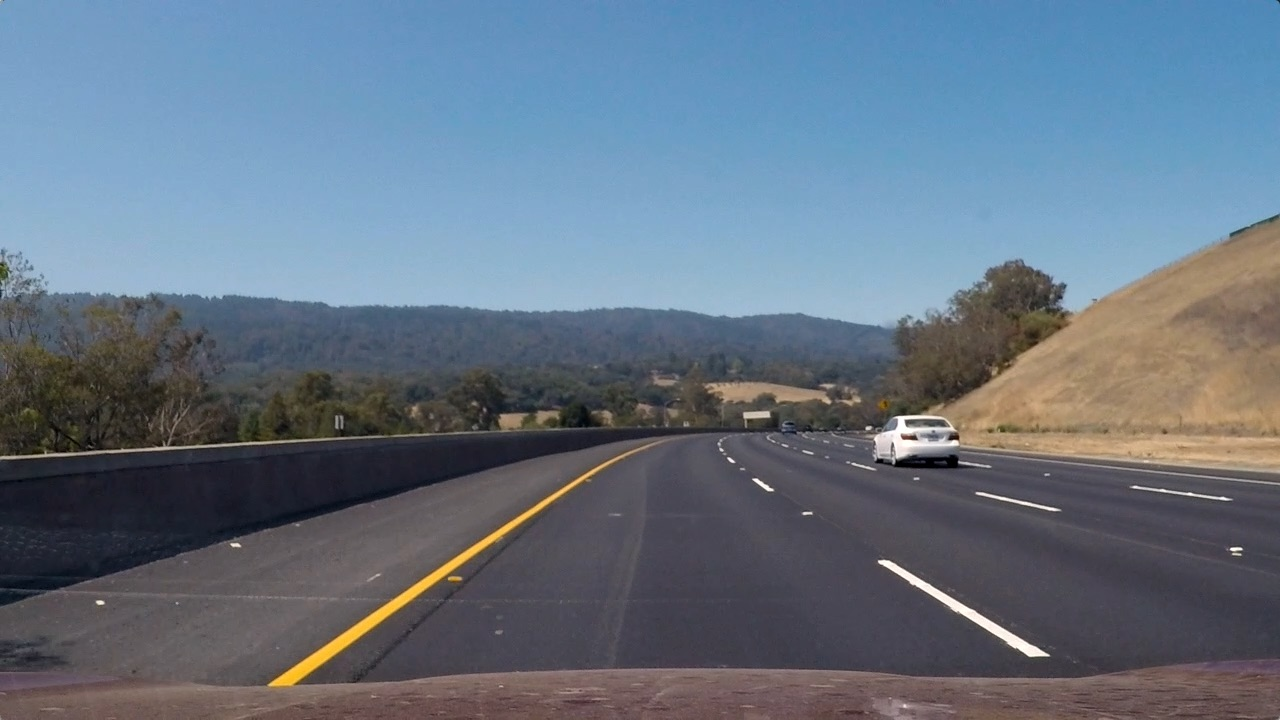
#> input picture images/test/test3.jpg, 1280 x 720 px
$ python pipeline.py   (older library calls are emulated)
#> lines starting #> are read from the running program, lines starting #| are printed output that depends on the picture; after the words box and inside, x2 and y2 are one past the last pixel; in counts of white or black regions, pixels touching at a corner belong together
#> (reads calibration.pkl from the repository)
### image_helper.py
import cv2
import matplotlib.image as mpimg

def rgb_image(filepath):
    """Load an image as RGB"""
#> called with filepath = 'images/test/test3.jpg'
    return mpimg.imread(filepath)
#> returned value is the input picture: shape (720, 1280, 3); mean R, G, B 101.1, 115.3, 130.7

def rgb_to_gray(img):
    """Convert an RGB image to Grayscale"""
    return cv2.cvtColor(img, cv2.COLOR_RGB2GRAY)

def rgb_to_hls(img):
    """Convert an RGB image to HLS"""
    return cv2.cvtColor(img, cv2.COLOR_RGB2HLS)

### distortion.py
from calibrate import load_calibration_data
import cv2
import pickle

class Distortion:
    def __init__(self, calibration_data_filepath):
        self.load_calibration_data(calibration_data_filepath)

    def load_calibration_data(self, filepath):
        self.mtx, self.dist = load_calibration_data(filepath)

    def undistort(self, img):
        return cv2.undistort(img, self.mtx, self.dist, None, self.mtx)

### transform.py
import cv2
import numpy as np

default_src_points = np.float32([[585.714, 456.34],
                                 [699.041, 456.34],
                                 [1029.17, 667.617],
                                 [290.454, 667.617]])

default_dst_points  = np.float32([[300, 70],
                                  [1000, 70],
                                  [1000, 600],
                                  [300, 600]])

class TopDownTransform:
    def __init__(self, src_points=default_src_points, dst_points=default_dst_points):
        self.src_points = src_points
        self.dst_points = dst_points

    def transform_matrix(self):
        return cv2.getPerspectiveTransform(self.src_points, self.dst_points)

    def inverse_transform_matrix(self):
        return cv2.getPerspectiveTransform(self.dst_points, self.src_points)

    def transform_to_top_down(self, img):
        return cv2.warpPerspective(img, self.transform_matrix(), img.shape[1::-1])

    def transform_from_top_down(self, img, size_img):
        return cv2.warpPerspective(img, self.inverse_transform_matrix(), size_img.shape[1::-1])

### thresholding.py
from distortion import Distortion
from image_helper import rgb_to_gray, rgb_to_hls, rgb_image
from transform import TopDownTransform
import cv2
import matplotlib.pyplot as plt
import numpy as np
import thresholding

def abs_sobel_thresh(img, orient='x', sobel_kernel=3, thresh=(0, 255)):
    thresh_min, thresh_max = thresh

    # Convert to grayscale
    gray = rgb_to_gray(img)

    # Take the derivative in x or y given orient = 'x' or 'y'
    if orient == 'x':
        sobel = cv2.Sobel(gray, cv2.CV_64F, 1, 0)
    elif orient == 'y':
        sobel = cv2.Sobel(gray, cv2.CV_64F, 0, 1)

    # Take the absolute value of the derivative or gradient
    sobel = np.absolute(sobel)

    # Scale to 8-bit (0 - 255) then convert to type = np.uint8
    sobel = np.uint8(255 * sobel / np.max(sobel))

    # Create a mask of 1's where the scaled gradient magnitude
    # is > thresh_min and < thresh_max
    binary_output = np.zeros_like(sobel)
    binary_output[(sobel >= thresh_min) & (sobel <= thresh_max)] = 1

    # Return this mask as your binary_output image
    return binary_output

# [42 lines left out: functions mag_thresh, dir_thresh, not called in this run]

def saturation_thresh(img, thresh=(0, 255)):
    # Convert to HLS colorspace
    hls = rgb_to_hls(img)

    # Use only the saturation channel
    S = hls[:,:,2]

    # Create a binary mask where saturation thresholds are met
    binary_output = np.zeros_like(S)
    binary_output[((S > thresh[0]) & (S < thresh[1]))] = 1

    return binary_output

def red_thresh(img, thresh=(0, 255)):
    # Use only the red color channel
    R = img[:,:,0]

    # Create a binary mask where the red thresholds are met
    binary_output = np.zeros_like(R)
    binary_output[((R > thresh[0]) & (R < thresh[1]))] = 1

    return binary_output

def pipeline(img):
    # Choose a Sobel kernel size
    ksize = 17 # Choose a larger odd number to smooth gradient measurements

    # Apply each of the thresholding functions
    gradx = abs_sobel_thresh(img, orient='x', sobel_kernel=ksize, thresh=(15, 100))
    saturation = saturation_thresh(img, thresh=(120, 255))
    reds = red_thresh(img, thresh=(180, 255))

    combined = np.zeros_like(saturation)
    combined[((reds == 1) | (saturation == 1)) | (gradx == 1)] = 1

    return combined

# [15 lines that do not run on import are left out]

### detection.py
# Note:
# The following code is heavily inspired from the code in the "Finding Lane
# Lines" lesson

from distortion import Distortion
from image_helper import rgb_image
from transform import TopDownTransform
from lane import Lane
from lanes import Lanes
import cv2
import numpy as np
import thresholding
import matplotlib.pyplot as plt

def detect_lane_lines(image, last_lanes=None):
    if(last_lanes is None):
        return full_detect_lane_lines(image )
    else:
        return quick_detect_lane_lines(image, last_lanes)

# [25 lines left out: function quick_detect_lane_lines, not called in this run]

def full_detect_lane_lines(image):
    # Settings
    window_margin = 100          # This will be +/- on left and right sides of the window
    min_pixels_to_recenter = 50  # Minimum number of pixels before recentering the window
    num_windows = 9              # Number of sliding windows

    image_height, image_width = image.shape

    # Incoming image should already be  undistorted, transformed top-down, and
    # passed through thresholding. Takes histogram of lower half of the image.
    histogram = np.sum(image[image_height//2:,:], axis=0)

    # Placeholder for the image to be returned
    out_image = np.dstack((image, image, image))*255

    # Find peaks on left and right halves of the image
    midpoint = image_width//2
    base_left_x = np.argmax(histogram[:midpoint])
    base_right_x = np.argmax(histogram[midpoint:]) + midpoint

    # Set height of windows based on num_windows
    window_height = image_height//num_windows

    # Get points of non-zero pixels in image
    nonzero = image.nonzero()
    nonzero_x, nonzero_y = np.array(nonzero[1]), np.array(nonzero[0])

    # Initialize current position, will be updated in each window
    current_left_x = base_left_x
    current_right_x = base_right_x

    # This is where the lane indices will be stored
    left_lane_indices = []
    right_lane_indices = []

    for window in range(num_windows):
        # Get the window boundaries
        window_y_low = image_height - (window + 1) * window_height
        window_y_high = image_height - window * window_height

        window_left_x_low = current_left_x - window_margin
        window_left_x_high = current_left_x + window_margin

        window_right_x_low = current_right_x - window_margin
        window_right_x_high = current_right_x + window_margin

        # Draw the windows on the visualization image
        cv2.rectangle(out_image, (window_left_x_low, window_y_low), (window_left_x_high, window_y_high), (0, 255, 0), 2)
        cv2.rectangle(out_image, (window_right_x_low, window_y_low), (window_right_x_high, window_y_high), (0, 255, 0), 2)

        # Identify the non-zero points within the window
        good_left_indices = ((nonzero_y >= window_y_low) &
                             (nonzero_y < window_y_high) &
                             (nonzero_x >= window_left_x_low) &
                             (nonzero_x < window_left_x_high)).nonzero()[0]

        good_right_indices = ((nonzero_y >= window_y_low) &
                              (nonzero_y < window_y_high) &
                              (nonzero_x >= window_right_x_low) &
                              (nonzero_x < window_right_x_high)).nonzero()[0]

        # Append the indices to the list
        left_lane_indices.append(good_left_indices)
        right_lane_indices.append(good_right_indices)

        if(len(good_left_indices) > min_pixels_to_recenter):
            current_left_x = np.int(np.mean(nonzero_x[good_left_indices]))

        if(len(good_right_indices) > min_pixels_to_recenter):
            current_right_x = np.int(np.mean(nonzero_x[good_right_indices]))

    # Concatenate indices so it becomes a flat array
    left_lane_indices = np.concatenate(left_lane_indices)
    right_lane_indices = np.concatenate(right_lane_indices)

    # Extract the land right lane pixels
    left_x, left_y = nonzero_x[left_lane_indices], nonzero_y[left_lane_indices]
    right_x, right_y = nonzero_x[right_lane_indices], nonzero_y[right_lane_indices]

    left = Lane(left_x, left_y)
    right = Lane(right_x, right_y)

    return Lanes(left, right), out_image

# [11 lines that do not run on import are left out]

### lane.py
from cached_property import cached_property
import numpy as np

X_METER_PER_PIXEL = 3.7/700
Y_METER_PER_PIXEL = 30/720

class PixelCalculations:
    def __init__(self, xs, ys):
        self.xs = xs
        self.ys = ys

        self.__fit = None
        self.__p = None
        self.__p1 = None
        self.__p2 = None

    @cached_property
    def fit(self):
        return np.polyfit(self.ys, self.xs, 2)

    @cached_property
    def p(self):
        return np.poly1d(self.fit)

    @cached_property
    def p1(self):
        """first derivative"""
        return np.polyder(self.p)

    @cached_property
    def p2(self):
        """second derivative"""
        return np.polyder(self.p, 2)

    def curvature(self, y):
        """returns the curvature of the of the lane in meters"""
        return ((1 + (self.p1(y)**2))**1.5) / np.absolute(self.p2(y))

class MeterCalculations(PixelCalculations):
    def __init__(self, xs, ys):
        PixelCalculations.__init__(self, xs * X_METER_PER_PIXEL, ys * Y_METER_PER_PIXEL)

    def curvature(self, y):
        """returns the curvature of the of the lane in meters"""
        return PixelCalculations.curvature(self, y * Y_METER_PER_PIXEL)

class Lane:
    def __init__(self, xs, ys):
        self.xs = xs
        self.ys = ys
        self.pixels = PixelCalculations(xs, ys)
        self.meters = MeterCalculations(xs, ys)

### lanes.py
import numpy as np

X_METER_PER_PIXEL = 3.7/700
Y_METER_PER_PIXEL = 30/720

to_meters = np.array([[X_METER_PER_PIXEL, 0],
                      [0, Y_METER_PER_PIXEL]])

def in_meters(point):
    return np.dot(point, to_meters)

class Lanes:
    def __init__(self, left, right):
        self.left = left
        self.right = right

    def distance_from_center(self, center):
        center = in_meters(center)
        center_x, center_y = center

        right_x = self.right.meters.p(center_y)
        left_x = self.left.meters.p(center_y)

        return ((right_x + left_x)/2 - center_x)

    def lane_distance(self, y):
        _, y = in_meters((0, y))
        return (self.right.meters.p(y) - self.left.meters.p(y))

    def lanes_parallel(self, height, samples=50):
        distance_per_sample = height // samples
        distances = []
        for y in range(0, height, distance_per_sample):
            distances.append(self.lane_distance(y))

        std2 = 2*np.std(distances)
        mean = np.mean(distances)
        arr = np.array(distances)

        return len(arr[(arr > (mean + std2)) | (arr < (mean - std2))]) == 0

### cached_property.py
# A Python decoractor for memoizing/caching a property
# Reference: http://stackoverflow.com/a/4037979/107797
class cached_property(object):
    """
    Descriptor (non-data) for building an attribute on-demand on first use.
    """
    def __init__(self, factory):
        """
        <factory> is called such: factory(instance) to build the attribute.
        """
        self._attr_name = factory.__name__
        self._factory = factory

    def __get__(self, instance, owner):
        # Build the attribute.
        attr = self._factory(instance)

        # Cache the value; hide ourselves.
        setattr(instance, self._attr_name, attr)

        return attr

### overlay.py
from PIL import Image
from PIL import ImageDraw
from PIL import ImageFont
from detection import detect_lane_lines
from distortion import Distortion
from image_helper import rgb_image
from transform import TopDownTransform
from lane import Lane
import cv2
import glob
import numpy as np
import thresholding
import matplotlib.pyplot as plt

def overlay_text(image, text, pos=(0, 0), color=(255, 255, 255)):
    image = Image.fromarray(image)
    draw = ImageDraw.Draw(image)
    font = ImageFont.truetype("./fonts/liberation-sans.ttf", 64)
    draw.text(pos, text, color, font=font)
    image = np.asarray(image)

    return image

def overlay_lane(image, left_fit, right_fit, transform):
    left_ys = np.linspace(0, 100, num=101) * 7.2
    left_xs = left_fit[0]*left_ys**2 + left_fit[1]*left_ys + left_fit[2]

    right_ys = np.linspace(0, 100, num=101) * 7.2
    right_xs = right_fit[0]*right_ys**2 + right_fit[1]*right_ys + right_fit[2]

    color_warp = np.zeros_like(image).astype(np.uint8)

    pts_left = np.array([np.transpose(np.vstack([left_xs, left_ys]))])
    pts_right = np.array([np.flipud(np.transpose(np.vstack([right_xs, right_ys])))])
    pts = np.hstack((pts_left, pts_right))

    cv2.fillPoly(color_warp, np.int_([pts]), (0, 255, 0))
    newwarp = cv2.warpPerspective(color_warp, transform.inverse_transform_matrix(), (image.shape[1], image.shape[0]))
    newwarp = transform.transform_from_top_down(color_warp, image)

    return cv2.addWeighted(image, 1, newwarp, 0.3, 0)

def overlay_detected_lane_data(image, lanes, transform):
    height, width, _ = image.shape

    image = overlay_lane(image, lanes.left.pixels.fit, lanes.right.pixels.fit, transform)
    image = overlay_text(image, "Left curvature: {0:.2f}m".format(lanes.left.meters.curvature(height)), pos=(10, 10))
    image = overlay_text(image, "Right curvature: {0:.2f}m".format(lanes.right.meters.curvature(height)), pos=(10, 90))
    image = overlay_text(image, "Distance from center: {0:.2f}m".format(lanes.distance_from_center((width/2, height))), pos=(10, 170))

    return image

class OverlayDetectedLaneData:
    def __init__(self, transform):
        self.transform = transform

    def draw_overlays(self, image, lanes):
        return overlay_detected_lane_data(
                image=image,
                lanes=lanes,
                transform=self.transform)

# [21 lines that do not run on import are left out]

### calibrate.py
from image_helper import rgb_image, rgb_to_gray
import cv2
import glob
import numpy as np
import pickle


# [40 lines left out: function calibrate, not called in this run]

def load_calibration_data(filepath):
    with open(filepath, "rb") as f:
        data = pickle.load(f)
        mtx, dist = data["mtx"], data["dist"]
        return mtx, dist

# [6 lines left out: function save_calibration_data, not called in this run]

# [2 lines that do not run on import are left out]

### lanes_average.py
from lane_average import LaneAverage
from lanes import Lanes

class LanesAverage:
    def __init__(self):
        self.left = LaneAverage()
        self.right = LaneAverage()

    def update(self, lanes):
        self.left.update(lanes.left)
        self.right.update(lanes.right)

        self.lanes = Lanes(self.left, self.right)

    def distance_from_center(self, center):
        return self.lanes.distance_from_center(center)

    def lane_distance(self, y):
        return self.lanes.lane_distance(y)

    def lanes_parallel(self, height, samples=50):
        return self.lanes.lanes_parallel(height, samples)

### lane_average.py
from lane import Lane
import numpy as np

class LaneAverage:
    def __init__(self):
        self.__xs = []
        self.__ys = []

    def update(self, lane):
        self.__xs.append(lane.xs)
        self.__ys.append(lane.ys)

        # limit arrays to last 3 lanes only
        self.__xs = self.__xs[-3:]
        self.__ys = self.__ys[-3:]

        self.lane = Lane(self.xs, self.ys)

    @property
    def pixels(self):
        return self.lane.pixels

    @property
    def meters(self):
        return self.lane.meters

    @property
    def length(self):
        return len(self.__xs) + len(self.__ys)

    @property
    def xs(self):
        if len(self.__xs) > 0:
            return np.concatenate(self.__xs)
        else:
            return self.__xs

    @property
    def ys(self):
        if len(self.__ys) > 0:
            return np.concatenate(self.__ys)
        else:
            return self.__ys

### pipeline.py
from detection import detect_lane_lines
from distortion import Distortion
from image_helper import rgb_image
from overlay import OverlayDetectedLaneData
from transform import TopDownTransform
from lanes_average import LanesAverage
import cv2
import glob
import numpy as np
import thresholding
import matplotlib.pyplot as plt

class Pipeline:
    def __init__(self):
        self.transform = TopDownTransform()
        self.distortion = Distortion(calibration_data_filepath="./calibration.pkl")
        self.overlay = OverlayDetectedLaneData(transform=self.transform)
        self.last_lanes = None
        self.lanes_average = LanesAverage()

    # @profile
    def process_image(self, image):
        image_height, image_width, _ = image.shape

        bin_image = self.distortion.undistort(image)
        bin_image = self.transform.transform_to_top_down(bin_image)
        bin_image = thresholding.pipeline(bin_image)
#> in abs_sobel_thresh, `sobel = cv2.Sobel(gray, cv2.CV_64F, 1, 0)`:
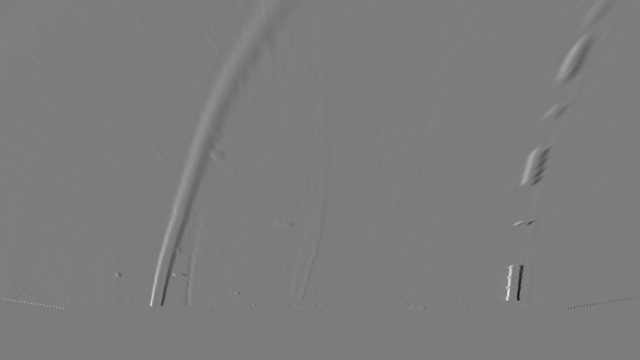
#> sobel: shape (720, 1280) float64 (shown at 1/2 size); min -374, max 391, mean 0; drawn with min black and max white
#> in pipeline, `gradx = abs_sobel_thresh(img, orient='x', sobel_kernel=ksize, thresh=(..`:
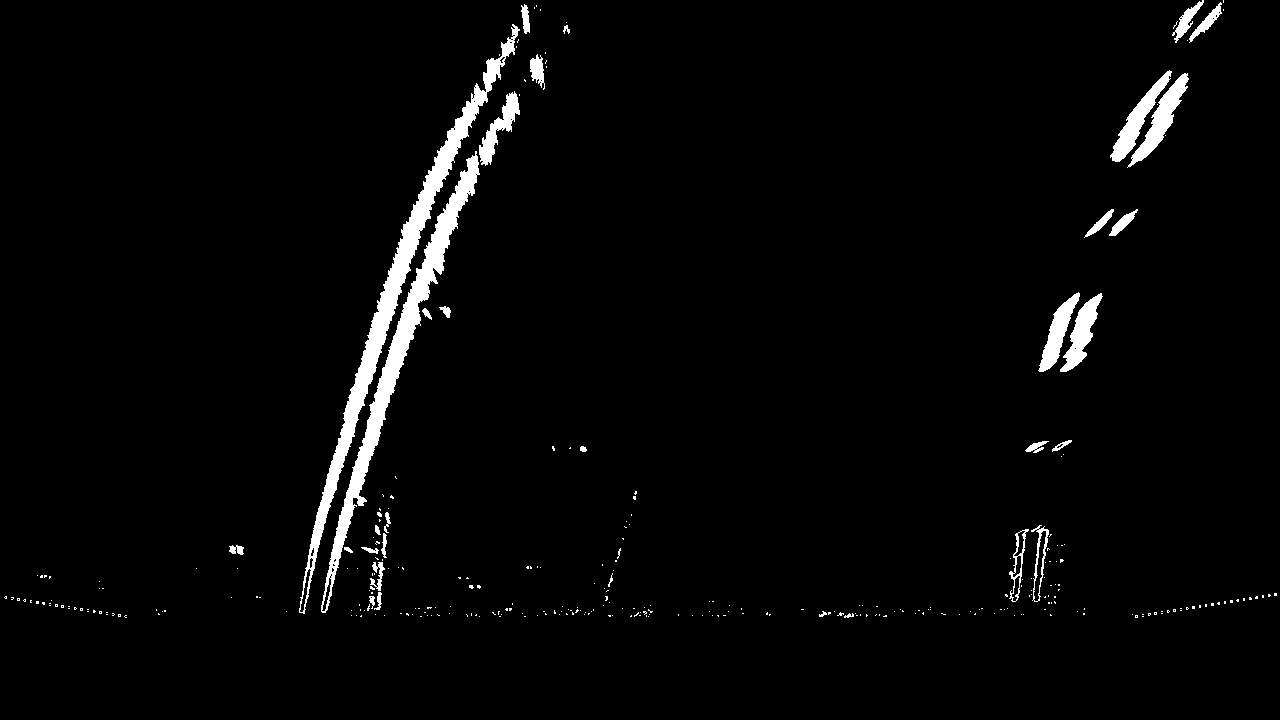
#> gradx: shape (720, 1280); values 0 (black) and 1 (white), 2.8% white; 325 white regions (292 under 20 px), largest, box (x1, y1, x2, y2) and area: (299, 24, 520, 614) 8393, (321, 151, 480, 613) 6952, (1127, 73, 1189, 168) 1510
#> in red_thresh, `R = img[:,:,0]`:
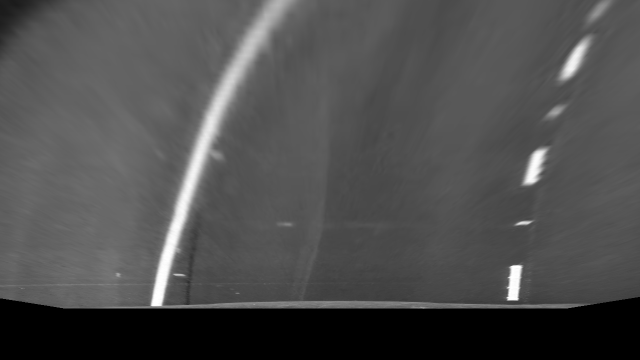
#> R: shape (720, 1280) (shown at 1/2 size); min 0, max 255, mean 78.2
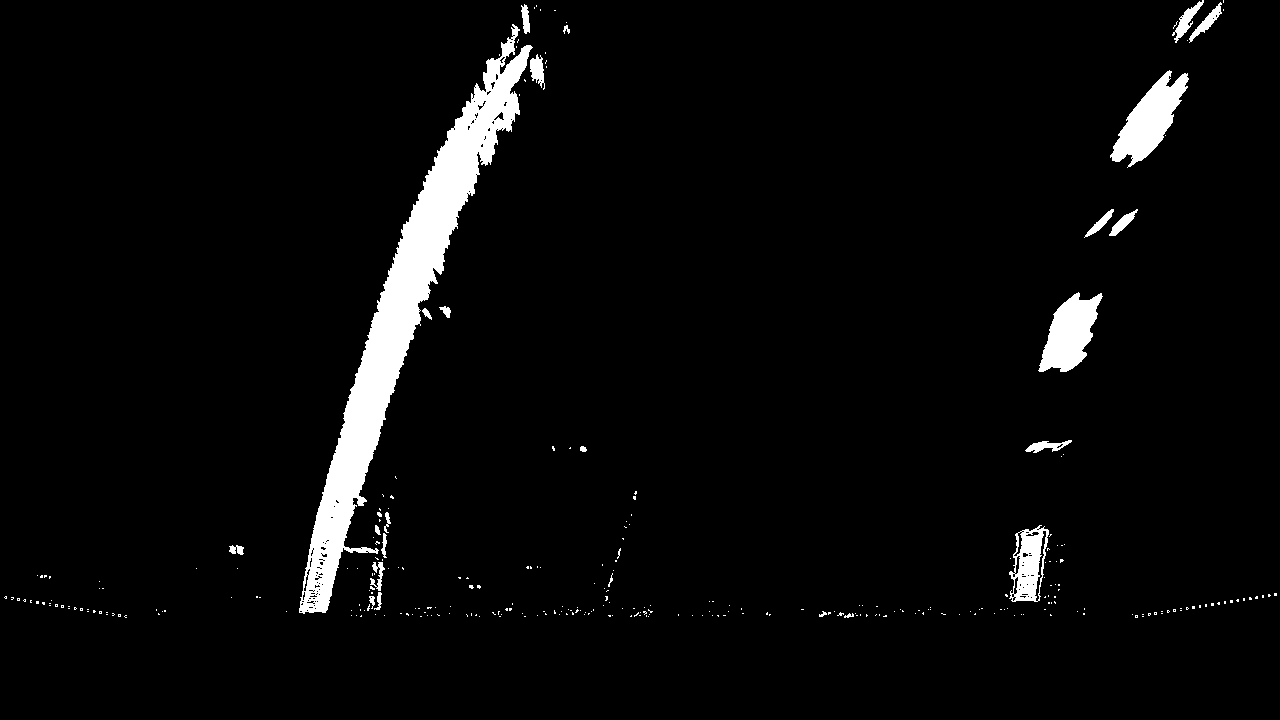
#> bin_image: shape (720, 1280); values 0 (black) and 1 (white), 3.9% white; 311 white regions (286 under 20 px), largest, box (x1, y1, x2, y2) and area: (299, 24, 533, 614) 23864, (1110, 70, 1189, 168) 3358, (1038, 292, 1103, 372) 2950

        lanes, _ = detect_lane_lines(bin_image, self.last_lanes)
#> in full_detect_lane_lines, `histogram = np.sum(image[image_height//2:,:], axis=0)`: histogram = 1280 values, max 144 at index 361, min 0 at index 0, mean 10.4
#> (the rest of the program and of its run is left out)
